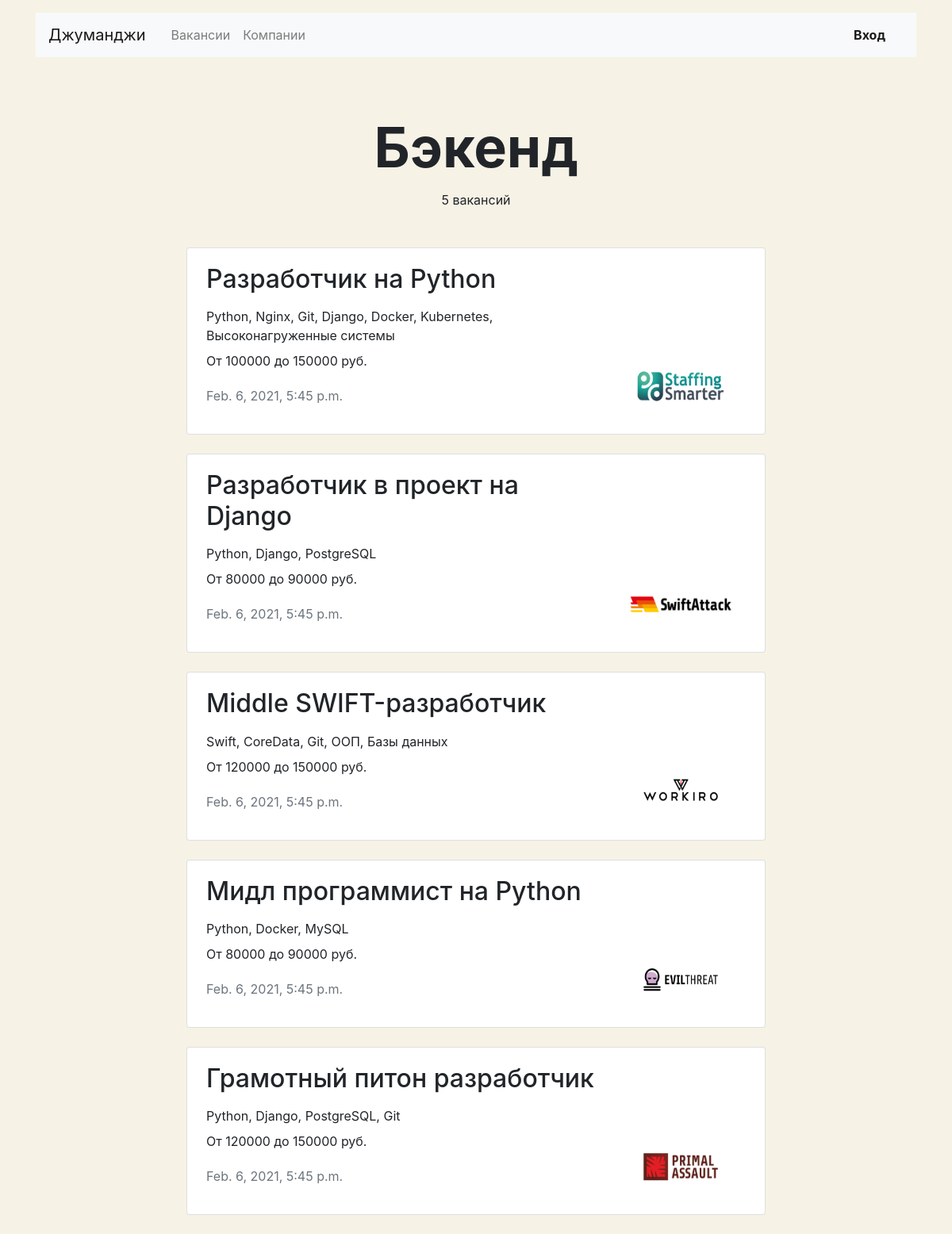
The page /vacancies/cat/backend/ on the database its author committed.
### company/models.py (models this page shows, shortened)
class Speciality(models.Model):
    code = models.CharField(max_length=30, verbose_name='Код')
    title = models.CharField(max_length=30, verbose_name='Название')
    image = models.ImageField(upload_to=MEDIA_SPECIALITY_IMAGE_DIR, verbose_name='зображение')
    class Meta:
        verbose_name = 'Специализация'
        verbose_name_plural = 'Специализации'

class Vacancy(models.Model):
    title = models.CharField(max_length=30, verbose_name='Название')
    speciality = models.ForeignKey('Speciality', related_name='vacancies', on_delete=models.CASCADE)
    company = models.ForeignKey('Company', related_name='vacancies', on_delete=models.CASCADE)
    skills = models.CharField(max_length=150, verbose_name='Навыки')
    salary_min = models.PositiveSmallIntegerField(verbose_name='Мин зарплата')
    salary_max = models.PositiveSmallIntegerField(verbose_name='Макс зарплата')
    published = models.DateTimeField(default=datetime.now(), verbose_name='Опубликовано')
    class Meta:
        verbose_name = 'Вакансия'
        verbose_name_plural = 'Вакансии'
    def get_absolute_url(self):
        return reverse('detail_vacancy', kwargs={"pk": self.pk})

class Company(models.Model):
    title = models.CharField(max_length=30, verbose_name='Название')
    location = models.CharField(max_length=50, verbose_name='Город')
    logo = models.ImageField(upload_to=MEDIA_COMPANY_IMAGE_DIR, verbose_name='Лого')
    description = models.TextField(max_length=2000, verbose_name='Информация')
    employee_count = models.CharField(max_length=100, verbose_name='Кол-во сотрудников')
    owner = models.OneToOneField(User, on_delete=models.CASCADE, verbose_name='Владелец', default=User)
    class Meta:
        verbose_name = 'Компания'
        verbose_name_plural = 'Компании'

### company/views.py (the view)
# urls.py: path('vacancies/cat/<str:code>/', DetailSpeciality.as_view(), name='detail_speciality'),
class DetailSpeciality(TemplateView):
    template_name = 'main/detail_vacancies.html'
    def get_context_data(self, *args, **kwargs):
        context = super(DetailSpeciality, self).get_context_data(**kwargs)
        speciality = Speciality.objects.get(code=kwargs['code'])
        context['vacancies'] = Vacancy.objects \
            .filter(speciality=speciality.id) \
            .select_related('company')
        context['spec_title'] = speciality.title
        return context

### company/templatetags/ru_pluralize.py (called while the page is built)
@register.filter()
def ru_pluralize(number: Union[int, str], arg: str = 'дурак, дурака, дураков'):
    nominative_singular, genitive_singular, genitive_plural = arg.split(',')
    number = abs(int(number))
    if 10 <= number % 100 <= 20:
        return f'{number} {genitive_plural}'
    if number % 10 == 1:
        return f'{number} {nominative_singular}'
    if 2 <= number % 10 <= 4:
        return f'{number} {genitive_singular}'
    return f'{number} {genitive_plural}'

### templates/main/detail_vacancies.html
{% extends 'base/base.html' %}
{% load ru_pluralize %}
{% block content %}
    <main class="container mt-3">
        <section>
            <h1 class="h1 text-center mx-auto mt-4 pt-5" style="font-size: 70px;"><strong>{{ spec_title }}</strong></h1>
            <p class="text-center pt-1">{{ vacancies.count|ru_pluralize:"вакансия, вакансии, вакансий" }}</p>
            <div class="row mt-5">
                <div class="col-12 col-lg-8 offset-lg-2 m-auto">
                    {% for vacancy in vacancies %}
                    <div class="card mb-4">
                        <div class="card-body px-4">
                            <div class="row">
                                <div class="col-12 col-md-8 col-lg-9">
                                    <h2 class="h2 pb-2">{{ vacancy.title }}</h2>
                                    <p class="mb-2">{{ vacancy.skills }}</p>
                                    <p>От {{ vacancy.salary_min }} до {{ vacancy.salary_max }} руб.</p>
                                    <p class="text-muted pt-1">{{ vacancy.published }}</p>
                                </div>
                                <div class="col-12 col-md-4 col-lg-3 d-flex align-items-end">
                                    <a href="{{ vacancy.get_absolute_url }}">
                                        <img src="{{ vacancy.company.logo.url }}" width="130" height="80" alt="">
                                    </a>
                                </div>
                            </div>
                        </div>
                    </div>
                    {% endfor %}
                </div>
            </div>
        </section>
    </main>
{% endblock %}

### templates/base/base.html (style rules this page uses)
body { background-color: #F6F2E6; }

### rows shown on the page
Speciality: title "Бэкенд"
Vacancy: title "Разработчик на Python", skills "Python, Nginx, Git, Django, Docker, Kubernetes, Высоконагруженные системы", salary_min "100000", salary_max "150000", published "Feb. 6, 2021, 5:45 p.m.", company.logo (picture)
Vacancy: title "Разработчик в проект на Django", skills "Python, Django, PostgreSQL", salary_min "80000", salary_max "90000", published "Feb. 6, 2021, 5:45 p.m.", company.logo (picture)
Vacancy: title "Middle SWIFT-разработчик", skills "Swift, CoreData, Git, ООП, Базы данных", salary_min "120000", salary_max "150000", published "Feb. 6, 2021, 5:45 p.m.", company.logo (picture)
Vacancy: title "Мидл программист на Python", skills "Python, Docker, MySQL", salary_min "80000", salary_max "90000", published "Feb. 6, 2021, 5:45 p.m.", company.logo (picture)
Vacancy: title "Грамотный питон разработчик", skills "Python, Django, PostgreSQL, Git", salary_min "120000", salary_max "150000", published "Feb. 6, 2021, 5:45 p.m.", company.logo (picture)

### other values the page prints
{{ vacancies.count|ru_pluralize:"вакансия, вакансии, вакансий" }} "5 вакансий"
